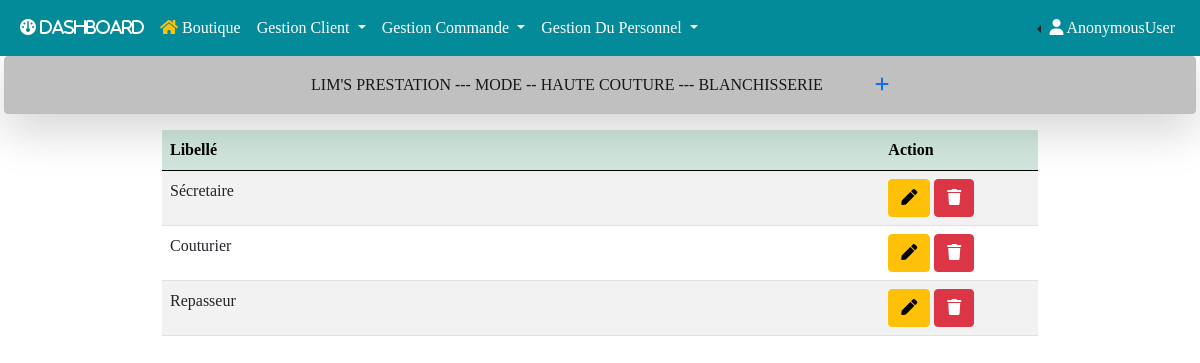
Page /post on the committed database.
### gestion/models.py (models this page shows, shortened)
class Post(models.Model):
    libelle = models.CharField(max_length=100, null=True, blank=True)
    created_at = models.DateTimeField(auto_now_add=True)
    modified_at = models.DateTimeField(auto_now_add=True)

### gestion/views.py (the view)
# urls.py: path('post', views.post, name='post'),
def post(request):
    posts = Post.objects.all()
    context={"posts":posts}
    return render(request, 'gestion/post/post.html', context)

### gestion/templates/gestion/post/post.html (shortened to what this page needs)
{% extends 'base.html' %}
{% block add %}
<a href="{% url 'add_post' %}" title="Ajouter un client">
  <i class="fa-solid fa-plus ms-5"></i>
<a/>
{% endblock add %}
{% block main %}
<div class="container w-75">
    <table id="example" class="table table-striped" style="width:100%">
        <thead class="table-success">
            <tr>
                <th>Libellé</th>
                <th style="width: 18%;">Action</th>
            </tr>
        </thead>
        <tbody>
            {% for post in posts %}
            <tr>
                <td>{{post.libelle}}</td>
                <td>
                    <a href="{% url 'edit_post' post.id %}" type="button" class="btn btn-warning" title="Edit Post">
                        <i class="fas fa-pen"></i>
                    </a>
                    <a href="{% url 'delete_post' post.id %}" type="button" class="btn btn-danger" title="Delete Post">
                        <i class="fas fa-trash"></i>
                    </a>
                </td>
            </tr>
            {% endfor %}
        </tbody>
    </table>
</div>
{% endblock main %}

### lims/static/css/styles.css (style rules this page uses)
* { padding: 0; margin: 0; box-sizing: border-box; list-style-type: none; text-decoration: none; font-family: "verdana"; }

### rows in the picture
Post: libelle "Sécretaire"
Post: libelle "Couturier"
Post: libelle "Repasseur"

### other values in the picture
{{ request.user }} "AnonymousUser"
